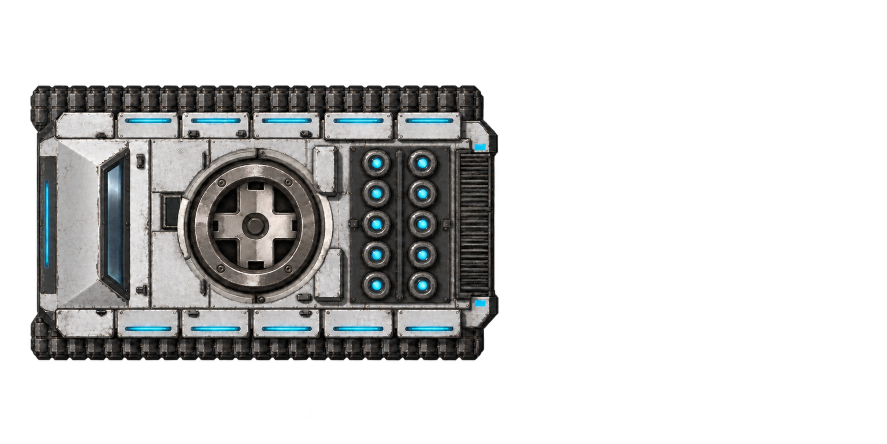
#> input picture art-source/vehicles/tank-laser/hull-raw-b4.png, 1774 x 887 px (shown at 1/2 size)
$ python hull_pd_guide.py
#> lines starting #> are read from the running program, lines starting #| are printed output that depends on the picture
"""Geometry guide for the PD-laser variant's hull: hull-raw-b4 with the capacitor pack's footprint
blocked in as a fire-control radar dish over a short cell bank. Writes hull-guide-pd.png."""
from pathlib import Path
from PIL import Image, ImageDraw

HERE = Path(__file__).resolve().parent
img = Image.open(HERE / "hull-raw-b4.png").convert("RGBA")
#> img is the input picture: PIL image 1774x887 RGBA; mean R, G, B, A 34.6, 35, 34.8, 80.3
d = ImageDraw.Draw(img)
# The capacitor pack's housing (x 700-905, y 292-605) becomes the radar bay over a short bank.
d.rectangle((700, 292, 905, 605), fill=(70, 72, 76, 255))
d.ellipse((712, 300, 893, 481), fill=(150, 152, 156, 255), outline=(40, 40, 44, 255), width=6)
d.ellipse((782, 370, 823, 411), fill=(60, 60, 64, 255))
d.rectangle((722, 506, 883, 592), fill=(48, 48, 52, 255))
for cx in (762, 802, 842):
    d.ellipse((cx - 16, 533, cx + 16, 565), fill=(200, 40, 30, 255))
img.save(HERE / "hull-guide-pd.png")
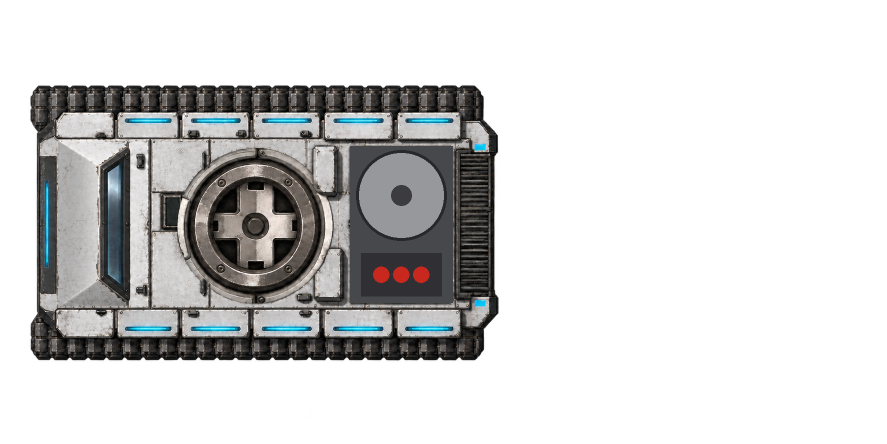
#> saved as hull-guide-pd.png: PIL image 1774x887 RGBA (shown at 1/2 size); mean R, G, B, A 36.2, 36.2, 36, 80.4; transparent parts drawn white
